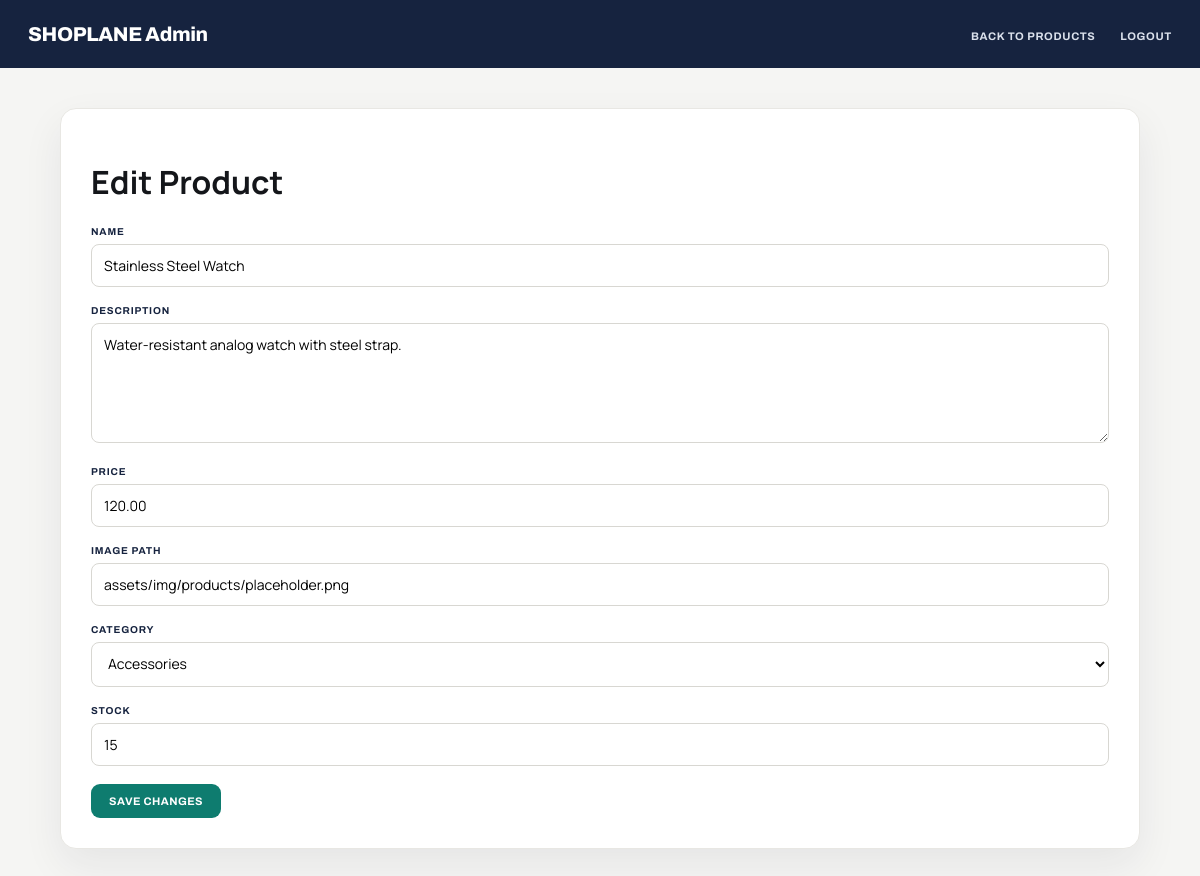
Page /admin/product-edit.php?id=8 (signed in) on the earlier database version.
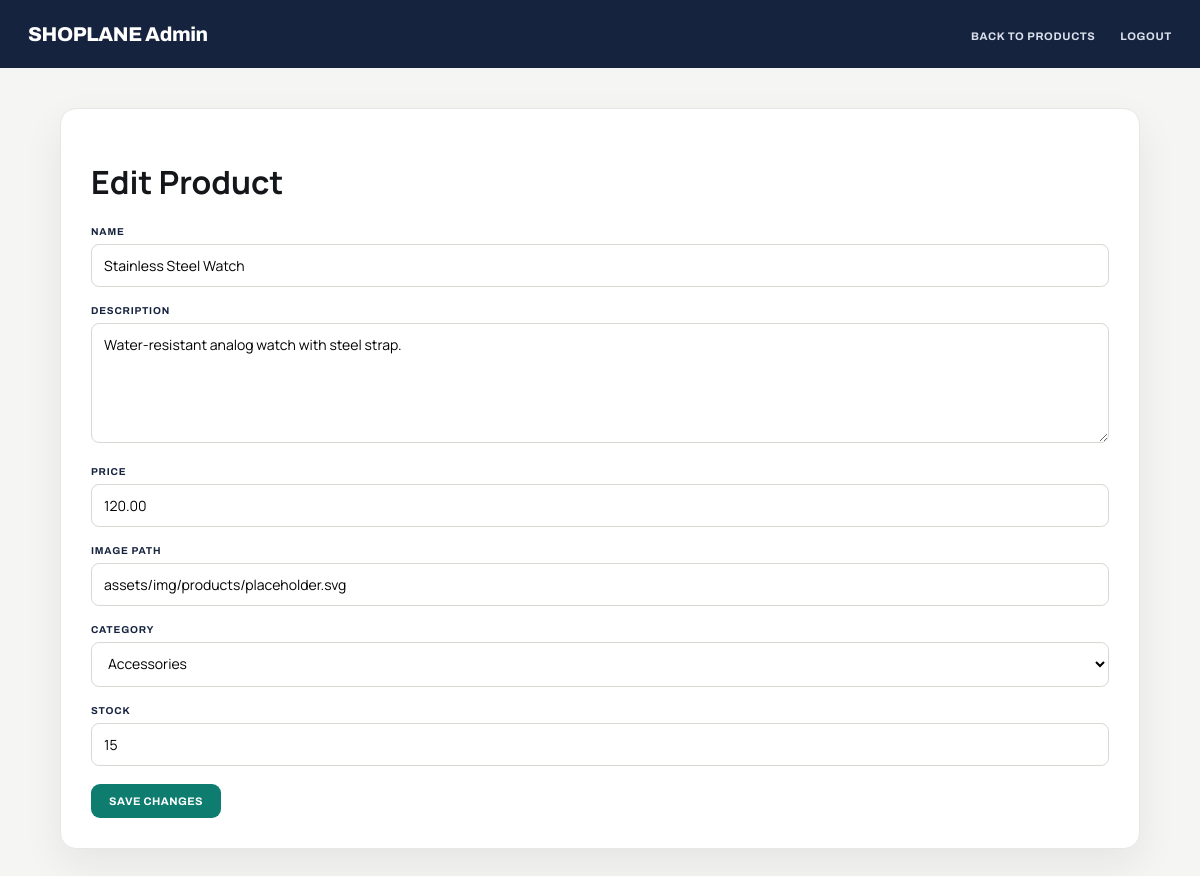
Same page on the later database version.
### tables this page shows
CREATE TABLE products (
  id INT AUTO_INCREMENT PRIMARY KEY,
  name VARCHAR(150) NOT NULL,
  description TEXT,
  price DECIMAL(10,2) NOT NULL,
  image VARCHAR(255) NOT NULL DEFAULT 'assets/img/products/placeholder.svg',
  category VARCHAR(80),
  stock INT DEFAULT 0,
  created_at TIMESTAMP DEFAULT CURRENT_TIMESTAMP,
  CONSTRAINT chk_products_price CHECK (price >= 0),
  CONSTRAINT chk_products_stock CHECK (stock >= 0)
);

### includes/functions.php (called while the page is built)
<?php
function asset($relativePath)
{
    $fullPath = __DIR__ . '/../' . $relativePath;
    $version = file_exists($fullPath) ? filemtime($fullPath) : time();
    return $relativePath . '?v=' . $version;
}

### admin/product-edit.php (the view, shortened to what this page needs)
<?php
require_once __DIR__ . '/../includes/db.php';
$id = filter_input(INPUT_GET, 'id', FILTER_VALIDATE_INT);
$stmt = $pdo->prepare('SELECT id, name, description, price, image, category, stock FROM products WHERE id = ?');
$stmt->execute([$id]);
$product = $stmt->fetch();
$name = $product['name'];
$description = $product['description'];
$price = $product['price'];
$image = $product['image'];
$category = $product['category'];
$stock = $product['stock'];
?>
<!DOCTYPE html>
<html lang="en">
<head>
    <link rel="stylesheet" href="../<?php echo asset('assets/css/admin.css'); ?>">
</head>
<body>
    <div id="adminBar">
        <div id="adminBrand"> SHOPLANE Admin </div>
        <div id="adminNav">
            <a href="index.php"> Back to Products </a>
            <a href="../logout.php"> Logout </a>
        </div>
    </div>
    <main id="adminContainer">
        <h1> Edit Product </h1>
        <form class="adminForm" method="post" action="product-edit.php?id=<?php echo (int) $id; ?>" id="productForm" novalidate>
            <div class="formGroup">
                <label for="name"> Name </label>
                <input type="text" id="name" name="name" value="<?php echo htmlspecialchars($name); ?>" maxlength="150" required>
            </div>
            <div class="formGroup">
                <label for="description"> Description </label>
                <textarea id="description" name="description"><?php echo htmlspecialchars($description); ?></textarea>
            </div>
            <div class="formGroup">
                <label for="price"> Price </label>
                <input type="number" id="price" name="price" value="<?php echo htmlspecialchars($price); ?>" min="0" max="99999999.99" step="0.01" required>
            </div>
            <div class="formGroup">
                <label for="image"> Image Path </label>
                <input type="text" id="image" name="image" value="<?php echo htmlspecialchars($image); ?>" maxlength="255">
            </div>
            <div class="formGroup">
                <label for="category"> Category </label>
                <select id="category" name="category">
                    <option value="accessories" <?php echo $category === 'accessories' ? 'selected' : ''; ?>>Accessories</option>
                </select>
            </div>
            <div class="formGroup">
                <label for="stock"> Stock </label>
                <input type="number" id="stock" name="stock" value="<?php echo htmlspecialchars($stock); ?>" min="0" max="2147483647" step="1" required>
            </div>
            <button type="submit" id="adminSubmit"> Save Changes </button>
        </form>
    </main>
</body>
</html>

Differences in the rows shown:
changed products "Stainless Steel Watch": image "assets/img/products/placeholder.png" → "assets/img/products/placeholder.svg"
